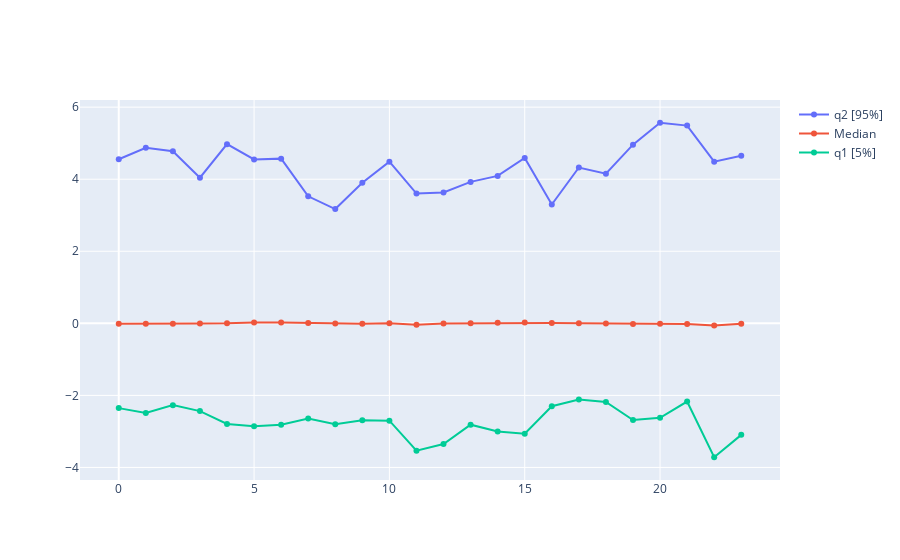

Notebook source saved alongside this figure:
### Code cell
# Create traces
fig = go.Figure()
fig.add_trace(go.Scatter(x=df_bhour_stats ["dt_start_utc"], y=df_bhour_stats ["voality_q2"],
                    mode='lines+markers', 
                    name='q2 [95%]'))

fig.add_trace(go.Scatter(x=df_bhour_stats ["dt_start_utc"], y=df_bhour_stats ["voality_median"],
                    mode='lines+markers',
                    name='Median'))

fig.add_trace(go.Scatter(x=df_bhour_stats ["dt_start_utc"], y=df_bhour_stats ["voality_q1"],
                    mode='lines+markers',
                    name='q1 [5%]' ))

fig.show()

### Figure 1 — Plotly figure (JSON) as saved in the notebook; plotly's stock layout.template omitted (floating-point values rounded to 4 significant figures)
{"data": [{"mode": "lines+markers", "name": "q2 [95%]", "type": "scatter", "x": [0, 1, 2, 3, 4, 5, 6, 7, 8, 9, 10, 11, 12, 13, 14, 15, 16, 17, 18, 19, 20, 21, 22, 23], "y": [4.555, 4.874, 4.775, 4.042, 4.973, 4.548, 4.571, 3.525, 3.171, 3.901, 4.488, 3.602, 3.633, 3.926, 4.092, 4.588, 3.298, 4.324, 4.153, 4.96, 5.567, 5.489, 4.486, 4.653]}, {"mode": "lines+markers", "name": "Median", "type": "scatter", "x": [0, 1, 2, 3, 4, 5, 6, 7, 8, 9, 10, 11, 12, 13, 14, 15, 16, 17, 18, 19, 20, 21, 22, 23], "y": [-0.01146, -0.01405, -0.009705, -0.005707, 0, 0.0251, 0.02265, 0.01153, -0.003047, -0.008766, 0, -0.0372, -0.002546, 0.001073, 0.01329, 0.02035, 0.01038, 0, -0.001917, -0.0215, -0.009029, -0.02162, -0.0604, -0.01126]}, {"mode": "lines+markers", "name": "q1 [5%]", "type": "scatter", "x": [0, 1, 2, 3, 4, 5, 6, 7, 8, 9, 10, 11, 12, 13, 14, 15, 16, 17, 18, 19, 20, 21, 22, 23], "y": [-2.353, -2.487, -2.27, -2.436, -2.793, -2.857, -2.813, -2.645, -2.8, -2.687, -2.701, -3.534, -3.352, -2.813, -3.004, -3.065, -2.301, -2.115, -2.184, -2.683, -2.623, -2.171, -3.717, -3.096]}], "layout": {"autosize": true, "xaxis": {"autorange": true, "range": [-1.442, 24.44], "type": "linear"}, "yaxis": {"autorange": true, "range": [-4.483, 6.333], "type": "linear"}}}
